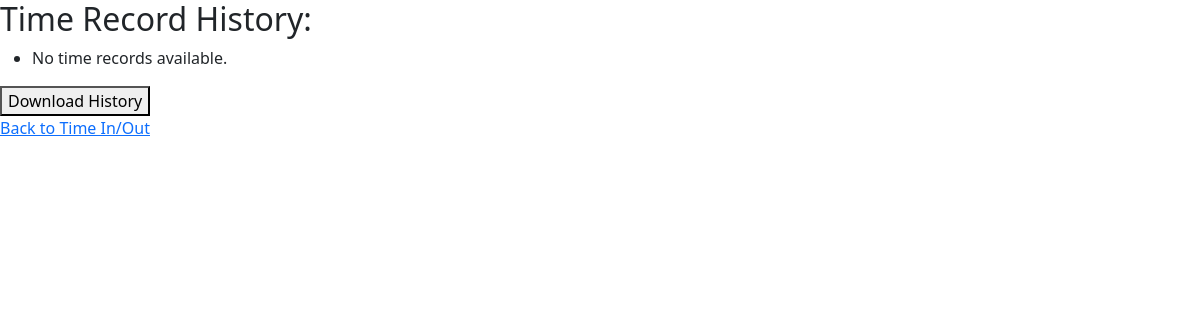
Page /internship/view_time_records/ (signed in) on the earlier database version.
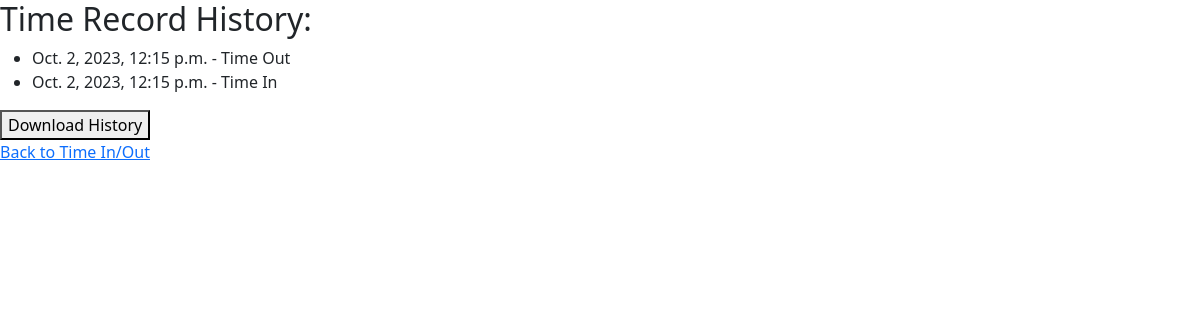
Same page on the later database version.
### internship/models.py (models this page shows, shortened)
class TimeRecord(models.Model):
    interns_calendar = models.ForeignKey(InternsCalendar, on_delete=models.CASCADE, default=None)
    intern_user = models.ForeignKey(intern, on_delete=models.CASCADE, default=None)
    timestamp = models.DateTimeField(default=now)
    is_time_in = models.BooleanField(default=True)
    action = models.CharField(max_length=8, choices=[('Time In', 'Time In'), ('Time Out', 'Time Out')], default='Time In')

### internship/views.py (the view)
# urls.py: path('view_time_records/', views.view_time_records, name='view_time_records'),
@login_required
def view_time_records(request):
    time_records = TimeRecord.objects.filter(intern_user=request.user).order_by('-timestamp')
    if 'download_history' in request.POST:
        text_content = generate_time_records_text(time_records)
        response = HttpResponse(text_content, content_type='text/plain')
        response['Content-Disposition'] = 'attachment; filename="time_records.txt"'
        return response
    return render(request, 'DTR/view_time_records.html', {'time_records': time_records})

### templates/DTR/view_time_records.html (shortened to what this page needs)
{% extends "base.html" %}
{% load static %}
{% block content %}
  <h2>Time Record History:</h2>
  <ul>
    {% for record in time_records %}
      <li>{{ record.timestamp }} - {{ record.action }}</li>
    {% empty %}
      <li>No time records available.</li>
    {% endfor %}
  </ul>
  <form method="post" action="{% url 'download_history' %}">
    <button type="submit" name="download_history" value="true">Download History</button>
  </form>
  <a href="{% url 'time_in_out' %}">Back to Time In/Out</a>
{% endblock %}

### templates/base.html (shortened to what this page needs)
{% load static %}
<!DOCTYPE html>
<html>
<head>
  <link rel="stylesheet" href="https://cdn.jsdelivr.net/npm/bootstrap@5.3.0/dist/css/bootstrap.min.css">
</head>
<body>
    {% block content %}
    {% endblock %}
</body>
</html>

Differences in the rows shown:
added TimeRecord: timestamp "Oct. 2, 2023, 12:15 p.m.", action "Time Out"
added TimeRecord: timestamp "Oct. 2, 2023, 12:15 p.m.", action "Time In"
Other differences:
text no longer shown: "No time records available."
